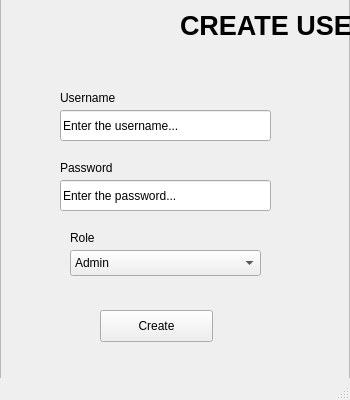
<?xml version="1.0" encoding="UTF-8"?>
<ui version="4.0">
 <class>MainWindow</class>
 <widget class="QMainWindow" name="MainWindow">
  <property name="geometry">
   <rect>
    <x>0</x>
    <y>0</y>
    <width>350</width>
    <height>400</height>
   </rect>
  </property>
  <property name="windowTitle">
   <string>MainWindow</string>
  </property>
  <widget class="QWidget" name="centralwidget">
   <widget class="QFrame" name="frame">
    <property name="geometry">
     <rect>
      <x>0</x>
      <y>-10</y>
      <width>350</width>
      <height>400</height>
     </rect>
    </property>
    <property name="frameShape">
     <enum>QFrame::StyledPanel</enum>
    </property>
    <property name="frameShadow">
     <enum>QFrame::Raised</enum>
    </property>
    <widget class="QLabel" name="label_logo">
     <property name="geometry">
      <rect>
       <x>10</x>
       <y>20</y>
       <width>141</width>
       <height>41</height>
      </rect>
     </property>
     <property name="font">
      <font>
       <family>Arial</family>
      </font>
     </property>
     <property name="text">
      <string/>
     </property>
     <property name="pixmap">
      <pixmap>../others/logo.png</pixmap>
     </property>
     <property name="scaledContents">
      <bool>true</bool>
     </property>
    </widget>
    <widget class="QLabel" name="label_username">
     <property name="geometry">
      <rect>
       <x>60</x>
       <y>100</y>
       <width>111</width>
       <height>16</height>
      </rect>
     </property>
     <property name="text">
      <string>Username</string>
     </property>
    </widget>
    <widget class="QLineEdit" name="lineEdit_enter_username">
     <property name="geometry">
      <rect>
       <x>60</x>
       <y>120</y>
       <width>211</width>
       <height>31</height>
      </rect>
     </property>
     <property name="text">
      <string>Enter the username...</string>
     </property>
    </widget>
    <widget class="QLineEdit" name="lineEdit_enter_password">
     <property name="geometry">
      <rect>
       <x>60</x>
       <y>190</y>
       <width>211</width>
       <height>31</height>
      </rect>
     </property>
     <property name="text">
      <string>Enter the password...</string>
     </property>
    </widget>
    <widget class="QComboBox" name="comboBox">
     <property name="geometry">
      <rect>
       <x>70</x>
       <y>260</y>
       <width>191</width>
       <height>26</height>
      </rect>
     </property>
     <item>
      <property name="text">
       <string>Admin</string>
      </property>
     </item>
     <item>
      <property name="text">
       <string>User</string>
      </property>
     </item>
    </widget>
    <widget class="QPushButton" name="pushButton">
     <property name="geometry">
      <rect>
       <x>100</x>
       <y>320</y>
       <width>113</width>
       <height>32</height>
      </rect>
     </property>
     <property name="text">
      <string>Create</string>
     </property>
    </widget>
    <widget class="QLabel" name="label_password">
     <property name="geometry">
      <rect>
       <x>60</x>
       <y>170</y>
       <width>91</width>
       <height>16</height>
      </rect>
     </property>
     <property name="text">
      <string>Password</string>
     </property>
    </widget>
    <widget class="QLabel" name="label_role">
     <property name="geometry">
      <rect>
       <x>70</x>
       <y>240</y>
       <width>60</width>
       <height>16</height>
      </rect>
     </property>
     <property name="text">
      <string>Role</string>
     </property>
    </widget>
    <widget class="QLabel" name="label_title">
     <property name="geometry">
      <rect>
       <x>180</x>
       <y>20</y>
       <width>181</width>
       <height>31</height>
      </rect>
     </property>
     <property name="font">
      <font>
       <family>Arial</family>
       <pointsize>20</pointsize>
       <weight>75</weight>
       <bold>true</bold>
      </font>
     </property>
     <property name="text">
      <string>CREATE USER</string>
     </property>
    </widget>
    <widget class="QLabel" name="label_background">
     <property name="geometry">
      <rect>
       <x>-1</x>
       <y>-15</y>
       <width>351</width>
       <height>411</height>
      </rect>
     </property>
     <property name="text">
      <string/>
     </property>
     <property name="pixmap">
      <pixmap>../../WhiteGrey.png</pixmap>
     </property>
    </widget>
    <zorder>label_background</zorder>
    <zorder>label_logo</zorder>
    <zorder>label_username</zorder>
    <zorder>lineEdit_enter_username</zorder>
    <zorder>lineEdit_enter_password</zorder>
    <zorder>comboBox</zorder>
    <zorder>pushButton</zorder>
    <zorder>label_password</zorder>
    <zorder>label_role</zorder>
    <zorder>label_title</zorder>
   </widget>
  </widget>
  <widget class="QStatusBar" name="statusbar"/>
 </widget>
 <resources/>
 <connections/>
</ui>
